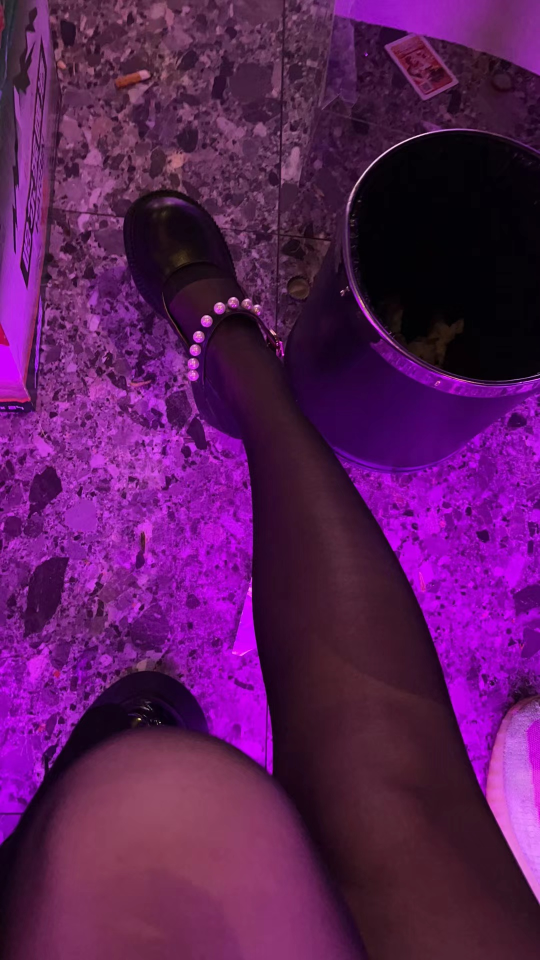
#> input picture 机器学习 - 副本/24.opencv/opencv图像处理/pantyhose.jpg, 1080 x 1920 px, found by its file name (shown at 1/2 size)
$ python '图像混合、缩放.py'
#> lines starting #> are read from the running program, lines starting #| are printed output that depends on the picture
import cv2 as cv
import numpy as np
import matplotlib.pyplot as plt
# [7 lines of commented-out code are left out]
'''cv混合 两幅图大小需要相同'''
# imag1 = cv.add(rain, view)
# plt.imshow(imag1[:, :, ::-1])
# plt.show()
'''np混合'''
# imag2 = rain + view
# plt.imshow(imag2[:, :, ::-1])
# plt.show()
'''加权混合'''
# imag3 = cv.addWeighted(rain, 0.3, view, 0.7, 20)#一般权重和为1
# plt.imshow(imag3[:, :, ::-1])
# plt.show()
'''图像缩放pantyhose 读取路径不能有中文'''
# [10 lines of commented-out code are left out]
'''平移图像'''
# [8 lines of commented-out code are left out]
'''图像旋转'''
# [8 lines of commented-out code are left out]
'''仿射变换'''
# [8 lines of commented-out code are left out]
'''投射变换'''
pantyhose = cv.imread('E:\c++\pantyhose.jpg', 1)
#> pantyhose is the input picture: shape (1920, 1080, 3); mean B, G, R 90.5, 27.1, 91.3
rows, cols = pantyhose.shape[:2]
#> rows = 1920; cols = 1080
pts1 = np.float32([[0, 0], [0, 1700], [1000, 1500], [1000, 0]])
pts2 = np.float32([[0, 0], [0, 1600], [1000, 1200], [1000, 10]])
T = cv.getPerspectiveTransform(pts1, pts2)
dst = cv.warpPerspective(pantyhose, T, (cols, rows))
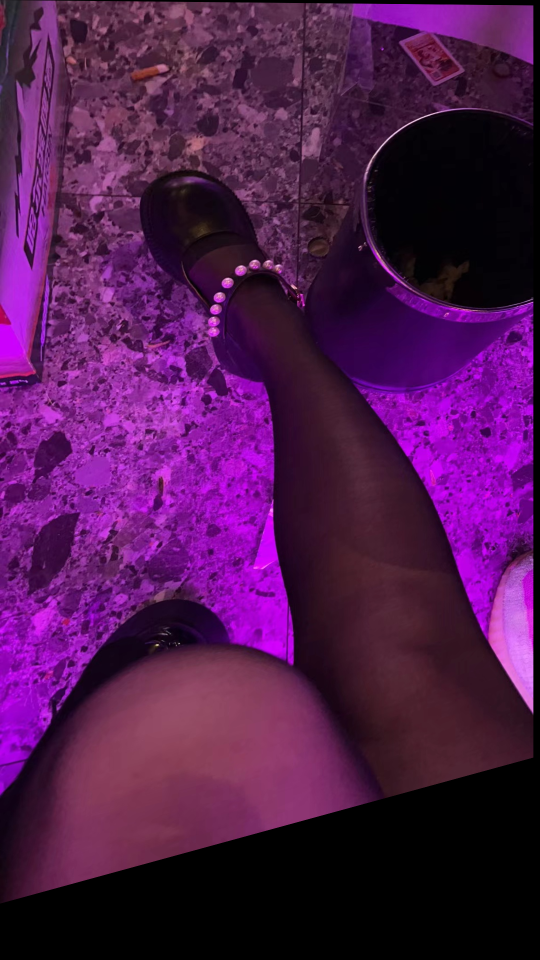
#> dst: shape (1920, 1080, 3) (shown at 1/2 size); mean B, G, R 78.7, 24, 79.6
plt.imshow(dst[:, :, ::-1])
plt.show()
'''图像金字塔'''
# [8 lines of commented-out code are left out]
